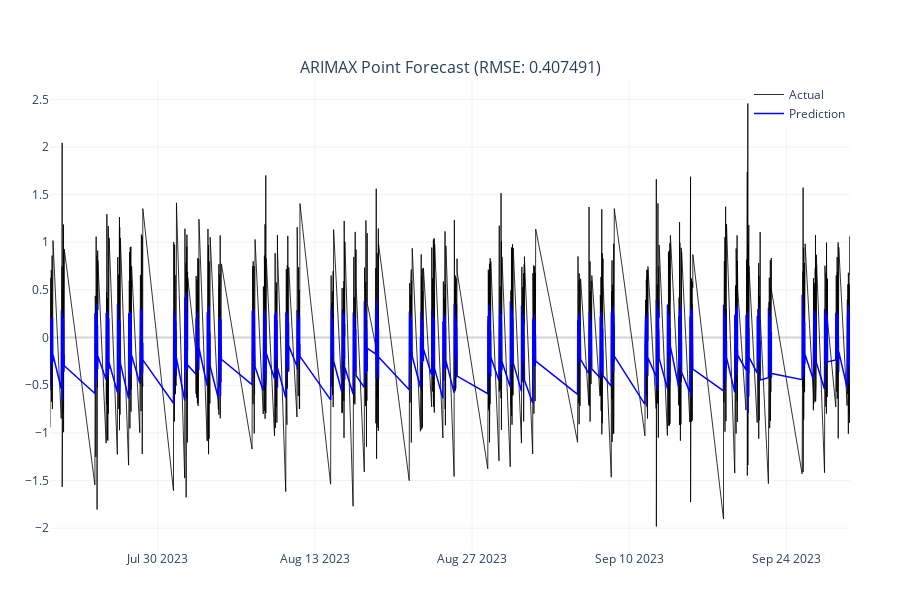

Write notebook code for a chart like this one.
### Code cell
#PLOT RESULTS
fig = make_subplots(rows=1, cols=1, subplot_titles=[f"ARIMAX Point Forecast (RMSE: {rmse_test:.6f})"])
fig.add_trace(go.Scatter(x=test_data.index[-len(test_diff):], y=test_diff, name="Actual", line=dict(color='black', width=1), opacity=0.8), row=1, col=1)
fig.add_trace(go.Scatter(x=test_data.index[-len(test_diff):], y=forecast_test, name="Prediction", line=dict(color='blue', width=1.5)), row=1, col=1)
fig.update_layout(template="plotly_white", height=600, showlegend=True, legend=dict(orientation="v", yanchor="top", y=1, xanchor="right", x=1), margin=dict(l=50, r=50, t=80, b=50))
fig.update_xaxes(showgrid=True, gridwidth=1, gridcolor='#f0f2f6', tickformat='%b %d %Y')
fig.update_yaxes(showgrid=True, gridwidth=1, gridcolor='#f0f2f6', zeroline=True, zerolinecolor='lightgrey')
fig.show()

### Figure 1 — Plotly figure (JSON) as saved in the notebook; plotly's stock layout.template omitted (floating-point values rounded to 4 significant figures; data arrays with more than 128 entries replaced by an {"elided": "..."} marker saying what was removed)
{"data": [{"line": {"color": "black", "width": 1}, "name": "Actual", "opacity": 0.8, "type": "scatter", "x": {"elided": "3978 str values"}, "xaxis": "x", "y": {"elided": "3978 float values"}, "yaxis": "y"}, {"line": {"color": "blue", "width": 1.5}, "name": "Prediction", "type": "scatter", "x": {"elided": "3978 str values"}, "xaxis": "x", "y": {"elided": "3978 float values"}, "yaxis": "y"}], "layout": {"annotations": [{"font": {"size": 16}, "showarrow": false, "text": "ARIMAX Point Forecast (RMSE: 0.407491)", "x": 0.5, "xanchor": "center", "xref": "paper", "y": 1, "yanchor": "bottom", "yref": "paper"}], "height": 600, "legend": {"orientation": "v", "x": 1, "xanchor": "right", "y": 1, "yanchor": "top"}, "margin": {"b": 50, "l": 50, "r": 50, "t": 80}, "showlegend": true, "xaxis": {"anchor": "y", "domain": [0, 1], "gridcolor": "#f0f2f6", "gridwidth": 1, "showgrid": true, "tickformat": "%b %d %Y"}, "yaxis": {"anchor": "x", "domain": [0, 1], "gridcolor": "#f0f2f6", "gridwidth": 1, "showgrid": true, "zeroline": true, "zerolinecolor": "lightgrey"}}}
